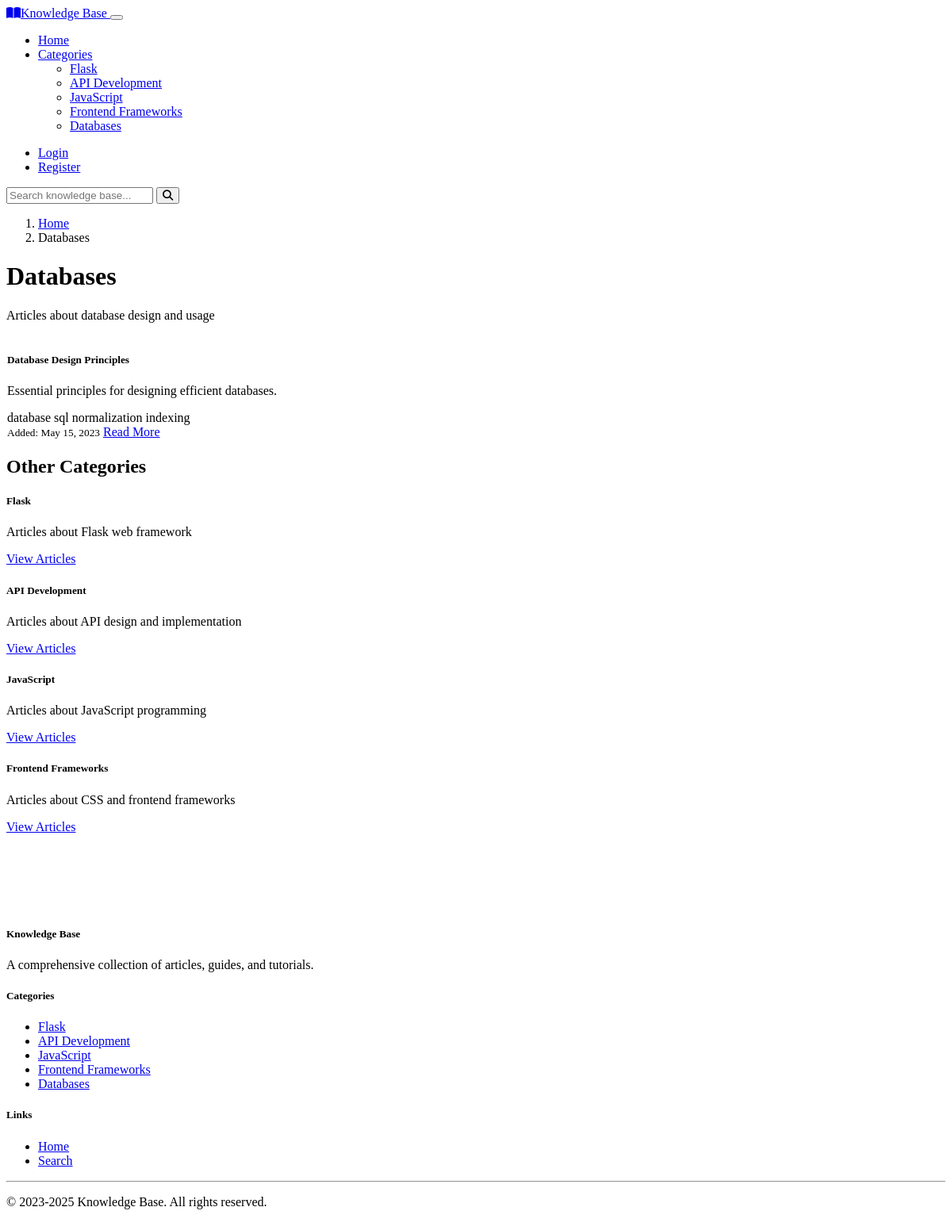
/category/5/, run on an earlier commit of the app's database.
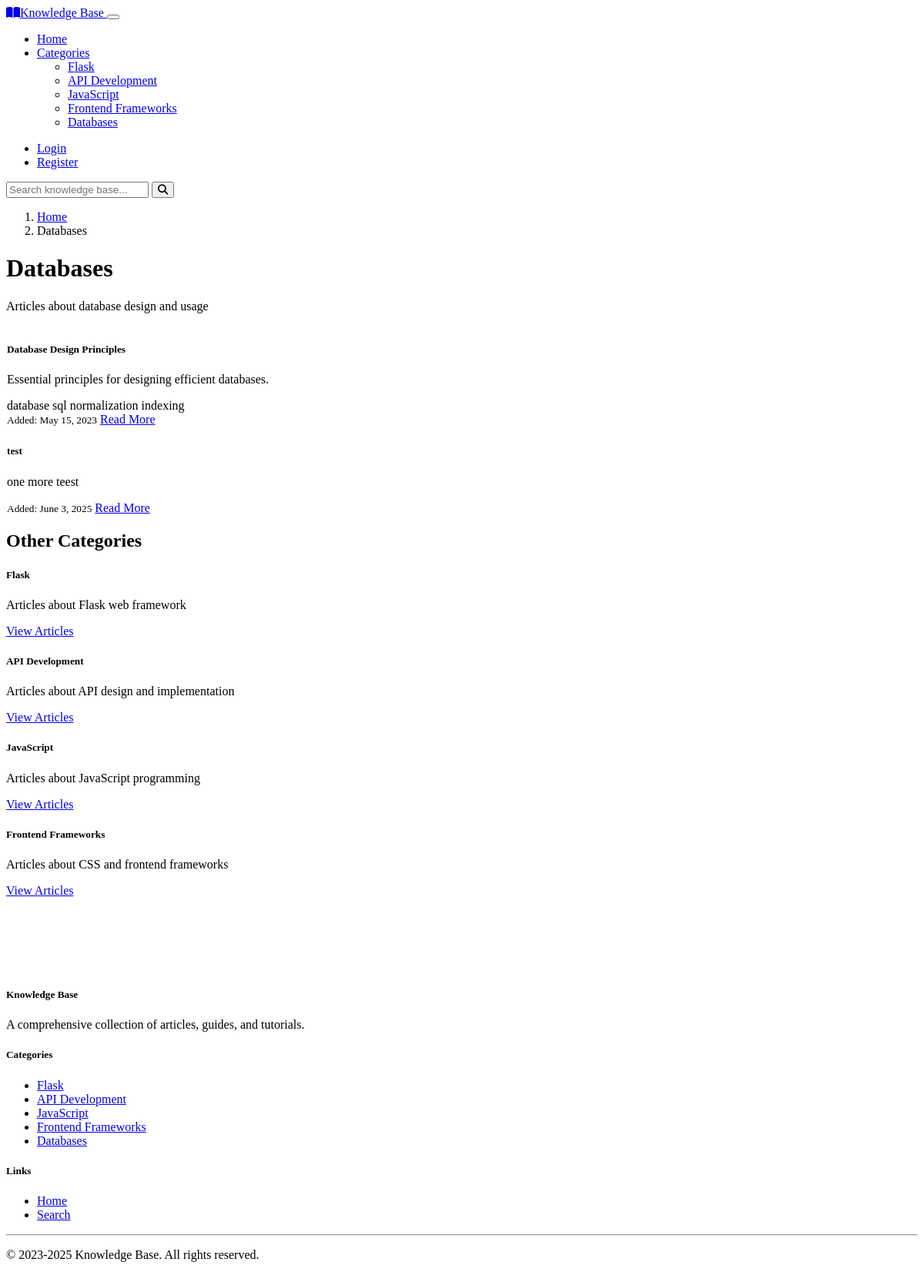
And on a later commit of the database.
### kb/models.py (models this page shows, shortened)
class Category(models.Model):
    name = models.CharField(max_length=100)
    description = models.TextField()
    class Meta:
        verbose_name_plural = "Categories"

class Article(models.Model):
    title = models.CharField(max_length=200)
    content = HTMLField()
    summary = models.TextField()
    category = models.ForeignKey(Category, on_delete=models.CASCADE, related_name='articles')
    author = models.ForeignKey(User, on_delete=models.CASCADE, related_name='articles', null=True, blank=True)
    tags = models.JSONField(default=list)
    created_at = models.DateField(default=timezone.now)
    updated_at = models.DateField(default=timezone.now)

### kb/views.py (the view)
# urls.py: path('category/<int:category_id>/', views.category_detail, name='category_detail'),
def category_detail(request, category_id):
    category = get_object_or_404(Category, id=category_id)
    articles = Article.objects.filter(category=category)
    context = {
        'category': category,
        'articles': articles,
        'title': f'Category: {category.name}'
    }
    return render(request, 'category.html', context)

### kb/context_processors.py (called while the page is built)
def categories_processor(request):
    return {
        'categories': Category.objects.all()
    }

### templates/category.html (shortened to what this page needs)
{% extends 'layout.html' %}
{% load static %}
{% block content %}
<nav aria-label="breadcrumb">
    <ol class="breadcrumb">
        <li class="breadcrumb-item"><a href="/">Home</a></li>
        <li class="breadcrumb-item active" aria-current="page">{{ category.name }}</li>
    </ol>
</nav>
<div class="mb-4">
    <h1>{{ category.name }}</h1>
    <p class="lead">{{ category.description }}</p>
</div>
{% if articles %}
    <div class="row row-cols-1 row-cols-md-2 g-4">
        {% for article in articles %}
        <div class="col">
            <div class="card article-card h-100">
                <div class="card-body">
                    <h5 class="card-title">{{ article.title }}</h5>
                    <p class="card-text">{{ article.summary }}</p>
                    <div class="mb-3">
                        {% for tag in article.tags %}
                        <span class="badge bg-secondary me-1">{{ tag }}</span>
                        {% endfor %}
                    </div>
                </div>
                <div class="card-footer bg-transparent border-0">
                    <div class="d-flex justify-content-between align-items-center">
                        <small class="text-muted">Added: {{ article.created_at }}</small>
                        <a href="{% url 'article_detail' article_id=article.id %}" class="btn btn-sm btn-primary">Read More</a>
                    </div>
                </div>
            </div>
        </div>
        {% endfor %}
    </div>
{% else %}
    <div class="alert alert-info" role="alert">
        <h4 class="alert-heading">No articles found!</h4>
        <p>There are currently no articles in this category.</p>
    </div>
{% endif %}
<section class="mt-5">
    <h2 class="mb-4">Other Categories</h2>
    <div class="row row-cols-1 row-cols-md-3 g-4">
        {% for cat in categories %}
            {% if cat.id != category.id %}
            <div class="col">
                <div class="card category-card h-100">
                    <div class="card-body">
                        <h5 class="card-title">{{ cat.name }}</h5>
                        <p class="card-text">{{ cat.description }}</p>
                    </div>
                    <div class="card-footer bg-transparent border-0">
                        <a href="{% url 'category_detail' category_id=cat.id %}" class="btn btn-outline-primary">View Articles</a>
                    </div>
                </div>
            </div>
            {% endif %}
        {% endfor %}
    </div>
</section>
{% endblock %}

### templates/layout.html (shortened to what the changed rows need)
{% load static %}
<!DOCTYPE html>
<html lang="en" data-bs-theme="dark">
<head>
    <link href="https://cdn.replit.com/agent/bootstrap-agent-dark-theme.min.css" rel="stylesheet">
    <link rel="stylesheet" href="https://cdnjs.cloudflare.com/ajax/libs/font-awesome/6.4.0/css/all.min.css">
    <link rel="stylesheet" href="https://cdnjs.cloudflare.com/ajax/libs/highlight.js/11.7.0/styles/github-dark.min.css">
    <link rel="stylesheet" href="{% static 'css/custom.css' %}">
</head>
<body>
    <nav class="navbar navbar-expand-lg navbar-dark bg-dark">
        <div class="container">
            <div class="collapse navbar-collapse" id="navbarMain">
                <ul class="navbar-nav me-auto">
                    <li class="nav-item dropdown">
                        <ul class="dropdown-menu" aria-labelledby="categoriesDropdown">
                            {% for category in categories %}
                            <li><a class="dropdown-item" href="{% url 'category_detail' category_id=category.id %}">{{ category.name }}</a></li>
                            {% endfor %}
                        </ul>
                    </li>
                </ul>
            </div>
        </div>
    </nav>
    <main class="container py-4">
        {% block content %}{% endblock %}
    </main>
    <footer class="footer bg-dark text-light">
        <div class="container">
            <div class="row">
                <div class="col-md-3">
                    <ul class="list-unstyled">
                        {% for category in categories %}
                        <li><a href="{% url 'category_detail' category_id=category.id %}" class="text-decoration-none link-light">{{ category.name }}</a></li>
                        {% endfor %}
                    </ul>
                </div>
            </div>
        </div>
    </footer>
</body>
</html>

What changed in the data, as far as the page shows it:
added Article: title "test", summary "one more teest", created_at "June 3, 2025"
